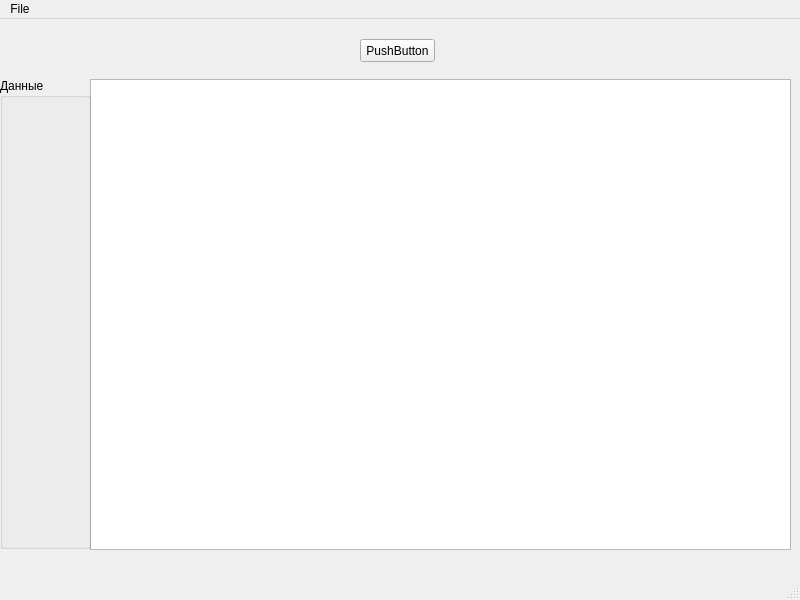
<?xml version="1.0" encoding="UTF-8"?>
<ui version="4.0">
 <class>MainWindow</class>
 <widget class="QMainWindow" name="MainWindow">
  <property name="geometry">
   <rect>
    <x>0</x>
    <y>0</y>
    <width>800</width>
    <height>600</height>
   </rect>
  </property>
  <property name="windowTitle">
   <string>MainWindow</string>
  </property>
  <widget class="QWidget" name="centralwidget">
   <widget class="QChartView" name="graphicsView">
    <property name="geometry">
     <rect>
      <x>90</x>
      <y>60</y>
      <width>701</width>
      <height>471</height>
     </rect>
    </property>
   </widget>
   <widget class="QGroupBox" name="groupBox">
    <property name="geometry">
     <rect>
      <x>0</x>
      <y>59</y>
      <width>91</width>
      <height>471</height>
     </rect>
    </property>
    <property name="title">
     <string>Данные</string>
    </property>
   </widget>
   <widget class="QPushButton" name="pushButton">
    <property name="geometry">
     <rect>
      <x>360</x>
      <y>20</y>
      <width>75</width>
      <height>23</height>
     </rect>
    </property>
    <property name="text">
     <string>PushButton</string>
    </property>
   </widget>
  </widget>
  <widget class="QMenuBar" name="menubar">
   <property name="geometry">
    <rect>
     <x>0</x>
     <y>0</y>
     <width>800</width>
     <height>21</height>
    </rect>
   </property>
   <widget class="QMenu" name="menuFile">
    <property name="title">
     <string>File</string>
    </property>
    <addaction name="actionOpen"/>
    <addaction name="actionURL"/>
    <addaction name="separator"/>
    <addaction name="actionClose"/>
   </widget>
   <addaction name="menuFile"/>
  </widget>
  <widget class="QStatusBar" name="statusbar"/>
  <action name="actionOpen">
   <property name="text">
    <string>OpenJSON</string>
   </property>
  </action>
  <action name="actionClose">
   <property name="text">
    <string>Quit</string>
   </property>
  </action>
  <action name="actionURL">
   <property name="text">
    <string>URL</string>
   </property>
  </action>
 </widget>
 <customwidgets>
  <customwidget>
   <class>QChartView</class>
   <extends>QGraphicsView</extends>
   <header>QtCharts</header>
  </customwidget>
 </customwidgets>
 <resources/>
 <connections/>
</ui>
